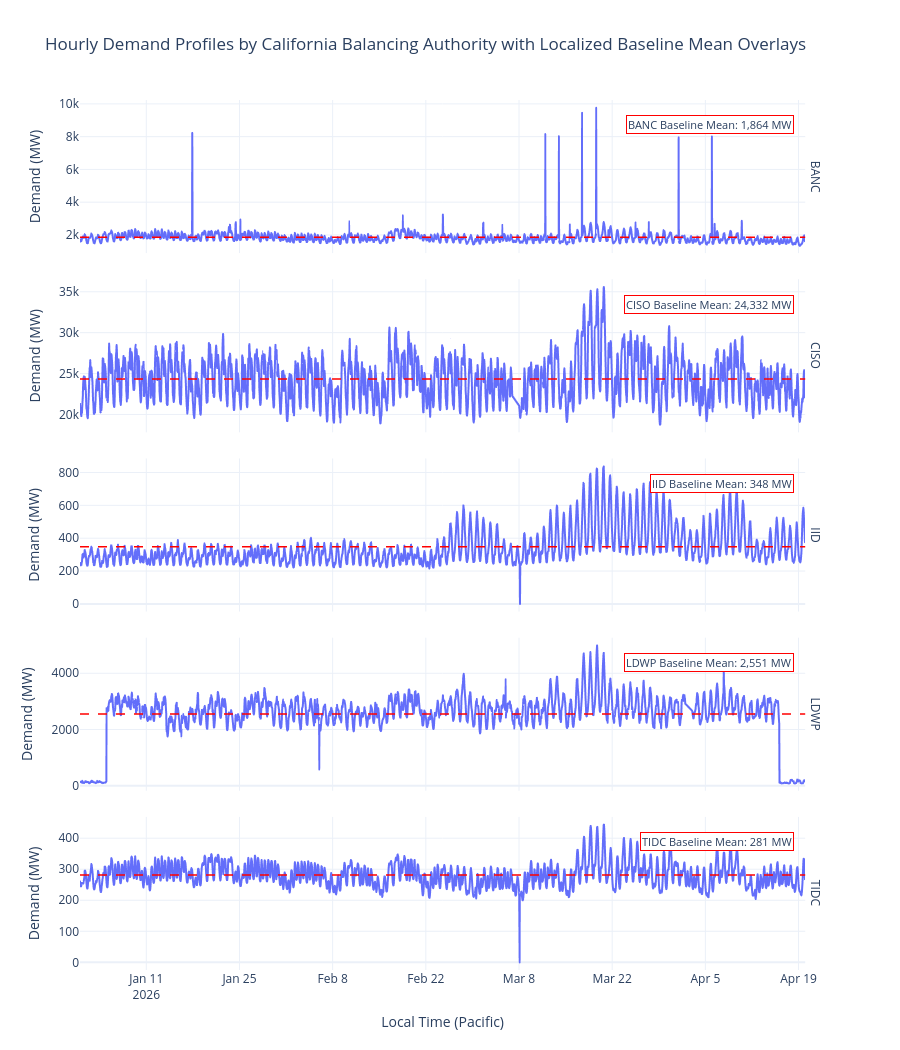

Notebook code for this chart:
### Markdown cell above
### Step 10: Panel View with Clean Average Demand Labels

To untangle the compressed baselines, this step builds an isolated, stacked multi-panel grid visualization. By allowing each balancing authority to utilize its own independent y-axis bounds while referencing a shared chronological x-axis, we can trace discrete, network-specific behavior over time.

### Code cell
# ============================================
# STEP 10: PANEL VIEW WITH AUTOMATED REFERENCE METRICS
# ============================================

# Establish top-to-bottom layout visualization order
ba_order = ["BANC", "CISO", "IID", "LDWP", "TIDC"]

# Sort the dataset to guarantee sequential time-series rendering lines
df_ca_sorted = df_ca.sort_values(["balancing_authority", "local_time_pacific"])

# Compute baseline mean metrics for horizontal target overlays
avg_demand_by_ba = df_ca_sorted.groupby(
    "balancing_authority", as_index=False
).agg(avg_demand_mw=("demand_mw", "mean"))

# Instantiate the stacked facet row panel structure
fig_panel = px.line(
    df_ca_sorted,
    x="local_time_pacific",
    y="demand_mw",
    facet_row="balancing_authority",
    category_orders={"balancing_authority": ba_order},
    title="Hourly Demand Profiles by California Balancing Authority with Localized Baseline Mean Overlays",
    labels={
        "local_time_pacific": "Local Time (Pacific)",
        "demand_mw": "Demand (MW)",
        "balancing_authority": "Balancing Authority",
    },
    height=1050,
)

# Strip out structural pandas labeling string prefixes ("balancing_authority=")
fig_panel.for_each_annotation(lambda a: a.update(text=a.text.split("=")[-1]))

# Break the coordinate axis lock to enable independent vertical scaling per panel
fig_panel.update_yaxes(matches=None)

n_panels = len(ba_order)

# Dynamically overlay local baseline mean indicators and text callouts
for ba in ba_order:
    avg_value = avg_demand_by_ba.loc[
        avg_demand_by_ba["balancing_authority"] == ba, "avg_demand_mw"
    ].iloc[0]

    # Convert native top-down indexing into Plotly's bottom-up row grid numbering
    row_number = n_panels - ba_order.index(ba)

    # Inject horizontal baseline reference indicators
    fig_panel.add_hline(
        y=avg_value,
        line_dash="dash",
        line_color="red",
        line_width=1.5,
        row=row_number,
        col=1,
    )

    # Superimpose high-visibility metric annotation callout cards
    fig_panel.add_annotation(
        text=f"{ba} Baseline Mean: {avg_value:,.0f} MW",
        xref="x domain",
        yref=f"y{row_number if row_number > 1 else ''} domain",
        x=0.985,
        y=0.90,
        showarrow=False,
        align="right",
        bgcolor="white",
        bordercolor="red",
        borderwidth=1,
        font=dict(size=11),
        row=row_number,
        col=1,
    )

fig_panel.update_layout(template="plotly_white")
fig_panel.show()

### Figure 1 — Plotly figure (JSON) as saved in the notebook; plotly's stock layout.template omitted (floating-point values rounded to 4 significant figures; data arrays with more than 128 entries replaced by an {"elided": "..."} marker saying what was removed)
{"data": [{"hovertemplate": "Balancing Authority=BANC<br>Local Time (Pacific)=%{x}<br>Demand (MW)=%{y}<extra></extra>", "legendgroup": "", "line": {"color": "#636efa", "dash": "solid"}, "marker": {"symbol": "circle"}, "mode": "lines", "name": "", "showlegend": false, "type": "scattergl", "x": {"elided": "2614 str values"}, "xaxis": "x5", "y": {"elided": "2614 float values"}, "yaxis": "y5"}, {"hovertemplate": "Balancing Authority=CISO<br>Local Time (Pacific)=%{x}<br>Demand (MW)=%{y}<extra></extra>", "legendgroup": "", "line": {"color": "#636efa", "dash": "solid"}, "marker": {"symbol": "circle"}, "mode": "lines", "name": "", "showlegend": false, "type": "scattergl", "x": {"elided": "2585 str values"}, "xaxis": "x4", "y": {"elided": "2585 float values"}, "yaxis": "y4"}, {"hovertemplate": "Balancing Authority=IID<br>Local Time (Pacific)=%{x}<br>Demand (MW)=%{y}<extra></extra>", "legendgroup": "", "line": {"color": "#636efa", "dash": "solid"}, "marker": {"symbol": "circle"}, "mode": "lines", "name": "", "showlegend": false, "type": "scattergl", "x": {"elided": "2615 str values"}, "xaxis": "x3", "y": {"elided": "2615 float values"}, "yaxis": "y3"}, {"hovertemplate": "Balancing Authority=LDWP<br>Local Time (Pacific)=%{x}<br>Demand (MW)=%{y}<extra></extra>", "legendgroup": "", "line": {"color": "#636efa", "dash": "solid"}, "marker": {"symbol": "circle"}, "mode": "lines", "name": "", "showlegend": false, "type": "scattergl", "x": {"elided": "2591 str values"}, "xaxis": "x2", "y": {"elided": "2591 float values"}, "yaxis": "y2"}, {"hovertemplate": "Balancing Authority=TIDC<br>Local Time (Pacific)=%{x}<br>Demand (MW)=%{y}<extra></extra>", "legendgroup": "", "line": {"color": "#636efa", "dash": "solid"}, "marker": {"symbol": "circle"}, "mode": "lines", "name": "", "showlegend": false, "type": "scattergl", "x": {"elided": "2615 str values"}, "xaxis": "x", "y": {"elided": "2615 float values"}, "yaxis": "y"}], "layout": {"annotations": [{"showarrow": false, "text": "TIDC", "textangle": 90, "x": 0.98, "xanchor": "left", "xref": "paper", "y": 0.088, "yanchor": "middle", "yref": "paper"}, {"showarrow": false, "text": "LDWP", "textangle": 90, "x": 0.98, "xanchor": "left", "xref": "paper", "y": 0.294, "yanchor": "middle", "yref": "paper"}, {"showarrow": false, "text": "IID", "textangle": 90, "x": 0.98, "xanchor": "left", "xref": "paper", "y": 0.5, "yanchor": "middle", "yref": "paper"}, {"showarrow": false, "text": "CISO", "textangle": 90, "x": 0.98, "xanchor": "left", "xref": "paper", "y": 0.706, "yanchor": "middle", "yref": "paper"}, {"showarrow": false, "text": "BANC", "textangle": 90, "x": 0.98, "xanchor": "left", "xref": "paper", "y": 0.912, "yanchor": "middle", "yref": "paper"}, {"align": "right", "bgcolor": "white", "bordercolor": "red", "borderwidth": 1, "font": {"size": 11}, "showarrow": false, "text": "BANC Baseline Mean: 1,864 MW", "x": 0.985, "xref": "x5 domain", "y": 0.9, "yref": "y5 domain"}, {"align": "right", "bgcolor": "white", "bordercolor": "red", "borderwidth": 1, "font": {"size": 11}, "showarrow": false, "text": "CISO Baseline Mean: 24,332 MW", "x": 0.985, "xref": "x4 domain", "y": 0.9, "yref": "y4 domain"}, {"align": "right", "bgcolor": "white", "bordercolor": "red", "borderwidth": 1, "font": {"size": 11}, "showarrow": false, "text": "IID Baseline Mean: 348 MW", "x": 0.985, "xref": "x3 domain", "y": 0.9, "yref": "y3 domain"}, {"align": "right", "bgcolor": "white", "bordercolor": "red", "borderwidth": 1, "font": {"size": 11}, "showarrow": false, "text": "LDWP Baseline Mean: 2,551 MW", "x": 0.985, "xref": "x2 domain", "y": 0.9, "yref": "y2 domain"}, {"align": "right", "bgcolor": "white", "bordercolor": "red", "borderwidth": 1, "font": {"size": 11}, "showarrow": false, "text": "TIDC Baseline Mean: 281 MW", "x": 0.985, "xref": "x domain", "y": 0.9, "yref": "y domain"}], "height": 1050, "legend": {"tracegroupgap": 0}, "shapes": [{"line": {"color": "red", "dash": "dash", "width": 1.5}, "type": "line", "x0": 0, "x1": 1, "xref": "x5 domain", "y0": 1864.0, "y1": 1864.0, "yref": "y5"}, {"line": {"color": "red", "dash": "dash", "width": 1.5}, "type": "line", "x0": 0, "x1": 1, "xref": "x4 domain", "y0": 24330.0, "y1": 24330.0, "yref": "y4"}, {"line": {"color": "red", "dash": "dash", "width": 1.5}, "type": "line", "x0": 0, "x1": 1, "xref": "x3 domain", "y0": 348.1, "y1": 348.1, "yref": "y3"}, {"line": {"color": "red", "dash": "dash", "width": 1.5}, "type": "line", "x0": 0, "x1": 1, "xref": "x2 domain", "y0": 2551.0, "y1": 2551.0, "yref": "y2"}, {"line": {"color": "red", "dash": "dash", "width": 1.5}, "type": "line", "x0": 0, "x1": 1, "xref": "x domain", "y0": 281.2, "y1": 281.2, "yref": "y"}], "title": {"text": "Hourly Demand Profiles by California Balancing Authority with Localized Baseline Mean Overlays"}, "xaxis": {"anchor": "y", "domain": [0, 0.98], "title": {"text": "Local Time (Pacific)"}}, "xaxis2": {"anchor": "y2", "domain": [0, 0.98], "matches": "x", "showticklabels": false}, "xaxis3": {"anchor": "y3", "domain": [0, 0.98], "matches": "x", "showticklabels": false}, "xaxis4": {"anchor": "y4", "domain": [0, 0.98], "matches": "x", "showticklabels": false}, "xaxis5": {"anchor": "y5", "domain": [0, 0.98], "matches": "x", "showticklabels": false}, "yaxis": {"anchor": "x", "domain": [0, 0.176], "title": {"text": "Demand (MW)"}}, "yaxis2": {"anchor": "x2", "domain": [0.206, 0.382], "title": {"text": "Demand (MW)"}}, "yaxis3": {"anchor": "x3", "domain": [0.412, 0.588], "title": {"text": "Demand (MW)"}}, "yaxis4": {"anchor": "x4", "domain": [0.618, 0.794], "title": {"text": "Demand (MW)"}}, "yaxis5": {"anchor": "x5", "domain": [0.824, 1], "title": {"text": "Demand (MW)"}}}}
